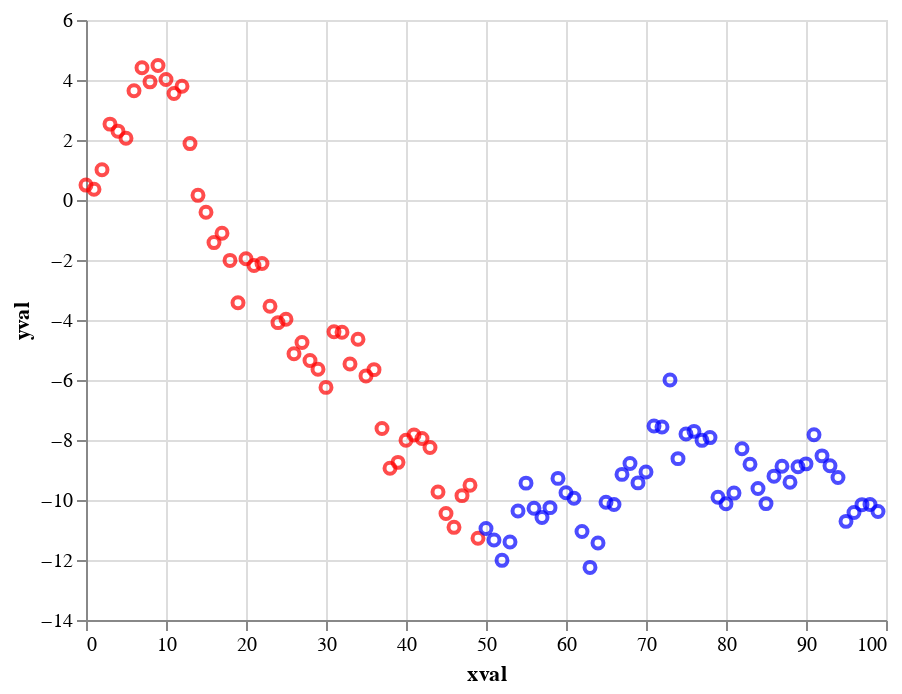

The notebook cell this image was saved under:
### Code cell
import altair as alt
import pandas as pd
import numpy as np

rand = np.random.RandomState(42)

df = pd.DataFrame({
    'xval': range(100),
    'yval': rand.randn(100).cumsum()
})

slider = alt.binding_range(min=0, max=100, step=1, name='cutoff:')
selector = alt.selection_single(name="SelectorName", fields=['cutoff'],
                                bind=slider, init={'cutoff': 50})

alt.Chart(df).mark_point().encode(
    x='xval',
    y='yval',
    color=alt.condition(
        alt.datum.xval < selector.cutoff,
        alt.value('red'), alt.value('blue')
    )
).add_selection(
    selector
)

### Figure 1 — Vega-Lite specification as saved in the notebook (floating-point values rounded to 4 significant figures)
{"config": {"view": {"continuousWidth": 400, "continuousHeight": 300}}, "data": {"name": "data-a99664901d810a6b330d8e4930eed708"}, "mark": "point", "encoding": {"color": {"condition": {"value": "red", "test": "(datum.xval < SelectorName.cutoff)"}, "value": "blue"}, "x": {"field": "xval", "type": "quantitative"}, "y": {"field": "yval", "type": "quantitative"}}, "selection": {"SelectorName": {"type": "single", "fields": ["cutoff"], "bind": {"input": "range", "max": 100, "min": 0, "name": "cutoff:", "step": 1}, "init": {"cutoff": 50}}}, "$schema": "https://vega.github.io/schema/vega-lite/v4.17.0.json", "datasets": {"data-a99664901d810a6b330d8e4930eed708": [{"xval": 0, "yval": 0.4967}, {"xval": 1, "yval": 0.3584}, {"xval": 2, "yval": 1.006}, {"xval": 3, "yval": 2.529}, {"xval": 4, "yval": 2.295}, {"xval": 5, "yval": 2.061}, {"xval": 6, "yval": 3.64}, {"xval": 7, "yval": 4.408}, {"xval": 8, "yval": 3.938}, {"xval": 9, "yval": 4.481}, {"xval": 10, "yval": 4.017}, {"xval": 11, "yval": 3.551}, {"xval": 12, "yval": 3.793}, {"xval": 13, "yval": 1.88}, {"xval": 14, "yval": 0.1552}, {"xval": 15, "yval": -0.4071}, {"xval": 16, "yval": -1.42}, {"xval": 17, "yval": -1.106}, {"xval": 18, "yval": -2.014}, {"xval": 19, "yval": -3.426}, {"xval": 20, "yval": -1.96}, {"xval": 21, "yval": -2.186}, {"xval": 22, "yval": -2.119}, {"xval": 23, "yval": -3.543}, {"xval": 24, "yval": -4.088}, {"xval": 25, "yval": -3.977}, {"xval": 26, "yval": -5.128}, {"xval": 27, "yval": -4.752}, {"xval": 28, "yval": -5.353}, {"xval": 29, "yval": -5.644}, {"xval": 30, "yval": -6.246}, {"xval": 31, "yval": -4.394}, {"xval": 32, "yval": -4.407}, {"xval": 33, "yval": -5.465}, {"xval": 34, "yval": -4.642}, {"xval": 35, "yval": -5.863}, {"xval": 36, "yval": -5.654}, {"xval": 37, "yval": -7.614}, {"xval": 38, "yval": -8.942}, {"xval": 39, "yval": -8.745}, {"xval": 40, "yval": -8.007}, {"xval": 41, "yval": -7.836}, {"xval": 42, "yval": -7.951}, {"xval": 43, "yval": -8.252}, {"xval": 44, "yval": -9.731}, {"xval": 45, "yval": -10.45}, {"xval": 46, "yval": -10.91}, {"xval": 47, "yval": -9.854}, {"xval": 48, "yval": -9.511}, {"xval": 49, "yval": -11.27}, {"xval": 50, "yval": -10.95}, {"xval": 51, "yval": -11.33}, {"xval": 52, "yval": -12.01}, {"xval": 53, "yval": -11.4}, {"xval": 54, "yval": -10.37}, {"xval": 55, "yval": -9.438}, {"xval": 56, "yval": -10.28}, {"xval": 57, "yval": -10.59}, {"xval": 58, "yval": -10.25}, {"xval": 59, "yval": -9.279}, {"xval": 60, "yval": -9.758}, {"xval": 61, "yval": -9.944}, {"xval": 62, "yval": -11.05}, {"xval": 63, "yval": -12.25}, {"xval": 64, "yval": -11.43}, {"xval": 65, "yval": -10.08}, {"xval": 66, "yval": -10.15}, {"xval": 67, "yval": -9.146}, {"xval": 68, "yval": -8.785}, {"xval": 69, "yval": -9.43}, {"xval": 70, "yval": -9.068}, {"xval": 71, "yval": -7.53}, {"xval": 72, "yval": -7.566}, {"xval": 73, "yval": -6.002}, {"xval": 74, "yval": -8.621}, {"xval": 75, "yval": -7.799}, {"xval": 76, "yval": -7.712}, {"xval": 77, "yval": -8.011}, {"xval": 78, "yval": -7.92}, {"xval": 79, "yval": -9.907}, {"xval": 80, "yval": -10.13}, {"xval": 81, "yval": -9.77}, {"xval": 82, "yval": -8.292}, {"xval": 83, "yval": -8.81}, {"xval": 84, "yval": -9.619}, {"xval": 85, "yval": -10.12}, {"xval": 86, "yval": -9.205}, {"xval": 87, "yval": -8.876}, {"xval": 88, "yval": -9.406}, {"xval": 89, "yval": -8.893}, {"xval": 90, "yval": -8.796}, {"xval": 91, "yval": -7.827}, {"xval": 92, "yval": -8.529}, {"xval": 93, "yval": -8.857}, {"xval": 94, "yval": -9.249}, {"xval": 95, "yval": -10.71}, {"xval": 96, "yval": -10.42}, {"xval": 97, "yval": -10.16}, {"xval": 98, "yval": -10.15}, {"xval": 99, "yval": -10.38}]}}
